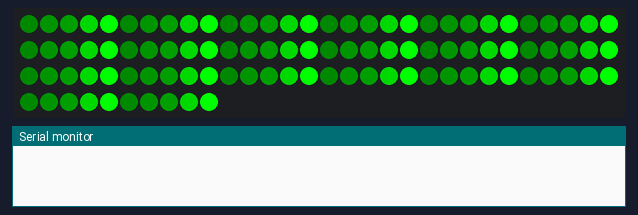
Simulated run of this sketch. Board: Arduino Uno, built with avr-gcc and run on an emulated ATmega328P. On the bench: 100 RGB LEDs in strip order, left to right, continuing on the next row, the last lines printed to the serial monitor.

Above: at 1.05 s.
At 1.79 s:
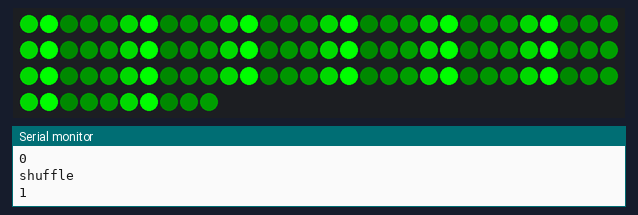

The sketch:

Blink.ino
```cpp
/// @file    Blink.ino
/// @brief   Blink the first LED of an LED strip
/// @example Blink.ino

#include <FastLED.h>

// How many leds in your strip?
#define NUM_LEDS 100
#define NUM_COL 5

// For led chips like WS2812, which have a data line, ground, and power, you just
// need to define DATA_PIN.  For led chipsets that are SPI based (four wires - data, clock,
// ground, and power), like the LPD8806 define both DATA_PIN and CLOCK_PIN
// Clock pin only needed for SPI based chipsets when not using hardware SPI
#define DATA_PIN 3
#define CLOCK_PIN 13

// Define the array of leds
CRGB leds[NUM_LEDS];
int pos=0;
int32_t color[NUM_COL]={0x00FF00,0x008E00,0x001E00,0x001400,0x000A00};

void setup() {
    // Uncomment/edit one of the following lines for your leds arrangement.
    // ## Clockless types ##
    //FastLED.addLeds<NEOPIXEL, DATA_PIN>(leds, NUM_LEDS);  // GRB ordering is assumed
    // FastLED.addLeds<SM16703, DATA_PIN, RGB>(leds, NUM_LEDS);
    // FastLED.addLeds<TM1829, DATA_PIN, RGB>(leds, NUM_LEDS);
    // FastLED.addLeds<TM1812, DATA_PIN, RGB>(leds, NUM_LEDS);
    // FastLED.addLeds<TM1809, DATA_PIN, RGB>(leds, NUM_LEDS);
    // FastLED.addLeds<TM1804, DATA_PIN, RGB>(leds, NUM_LEDS);
    // FastLED.addLeds<TM1803, DATA_PIN, RGB>(leds, NUM_LEDS);
    // FastLED.addLeds<UCS1903, DATA_PIN, RGB>(leds, NUM_LEDS);
    // FastLED.addLeds<UCS1903B, DATA_PIN, RGB>(leds, NUM_LEDS);
    // FastLED.addLeds<UCS1904, DATA_PIN, RGB>(leds, NUM_LEDS);
    // FastLED.addLeds<UCS2903, DATA_PIN, RGB>(leds, NUM_LEDS);
    // FastLED.addLeds<WS2812, DATA_PIN, RGB>(leds, NUM_LEDS);  // GRB ordering is typical
    // FastLED.addLeds<WS2852, DATA_PIN, RGB>(leds, NUM_LEDS);  // GRB ordering is typical
    // FastLED.addLeds<WS2812B, DATA_PIN, RGB>(leds, NUM_LEDS);  // GRB ordering is typical
    // FastLED.addLeds<GS1903, DATA_PIN, RGB>(leds, NUM_LEDS);
    // FastLED.addLeds<SK6812, DATA_PIN, RGB>(leds, NUM_LEDS);  // GRB ordering is typical
    // FastLED.addLeds<SK6822, DATA_PIN, RGB>(leds, NUM_LEDS);
    // FastLED.addLeds<APA106, DATA_PIN, RGB>(leds, NUM_LEDS);
    // FastLED.addLeds<PL9823, DATA_PIN, RGB>(leds, NUM_LEDS);
    // FastLED.addLeds<SK6822, DATA_PIN, RGB>(leds, NUM_LEDS);
     FastLED.addLeds<WS2811, DATA_PIN, BRG>(leds, NUM_LEDS);
    // FastLED.addLeds<WS2813, DATA_PIN, RGB>(leds, NUM_LEDS);
    // FastLED.addLeds<APA104, DATA_PIN, RGB>(leds, NUM_LEDS);
    //FastLED.addLeds<WS2811_400, DATA_PIN, RGB>(leds, NUM_LEDS);
    // FastLED.addLeds<GE8822, DATA_PIN, RGB>(leds, NUM_LEDS);
    // FastLED.addLeds<GW6205, DATA_PIN, RGB>(leds, NUM_LEDS);
    // FastLED.addLeds<GW6205_400, DATA_PIN, RGB>(leds, NUM_LEDS);
    // FastLED.addLeds<LPD1886, DATA_PIN, RGB>(leds, NUM_LEDS);
    // FastLED.addLeds<LPD1886_8BIT, DATA_PIN, RGB>(leds, NUM_LEDS);
    // ## Clocked (SPI) types ##
    // FastLED.addLeds<LPD6803, DATA_PIN, CLOCK_PIN, RGB>(leds, NUM_LEDS);  // GRB ordering is typical
    // FastLED.addLeds<LPD8806, DATA_PIN, CLOCK_PIN, RGB>(leds, NUM_LEDS);  // GRB ordering is typical
    // FastLED.addLeds<WS2801, DATA_PIN, CLOCK_PIN, RGB>(leds, NUM_LEDS);
    // FastLED.addLeds<WS2803, DATA_PIN, CLOCK_PIN, RGB>(leds, NUM_LEDS);
    // FastLED.addLeds<SM16716, DATA_PIN, CLOCK_PIN, RGB>(leds, NUM_LEDS);
    // FastLED.addLeds<P9813, DATA_PIN, CLOCK_PIN, RGB>(leds, NUM_LEDS);  // BGR ordering is typical
    // FastLED.addLeds<DOTSTAR, DATA_PIN, CLOCK_PIN, RGB>(leds, NUM_LEDS);  // BGR ordering is typical
    // FastLED.addLeds<APA102, DATA_PIN, CLOCK_PIN, RGB>(leds, NUM_LEDS);  // BGR ordering is typical
    // FastLED.addLeds<SK9822, DATA_PIN, CLOCK_PIN, RGB>(leds, NUM_LEDS);  // BGR ordering is typical
    Serial.begin(9600);
    delay(1000);
}

void loop() {
  for(int i=0;i<NUM_LEDS;i++){
    //leds[i].setRGB(0,i*(255/NUM_LEDS),0);
    leds[(NUM_LEDS-1)-i] = color[(i+pos)%NUM_COL];
    /*if((i+pos)%NUM_COL==0){
      leds[i]=CRGB::Red;
    }else{
      leds[i]=CRGB::Black;
    }*/
  }


  FastLED.show();
  delay(100);
  Serial.println("shuffle ");
  Serial.println(pos);
  pos++;
  if(pos==NUM_COL){
    pos=0;
  }
}
```
